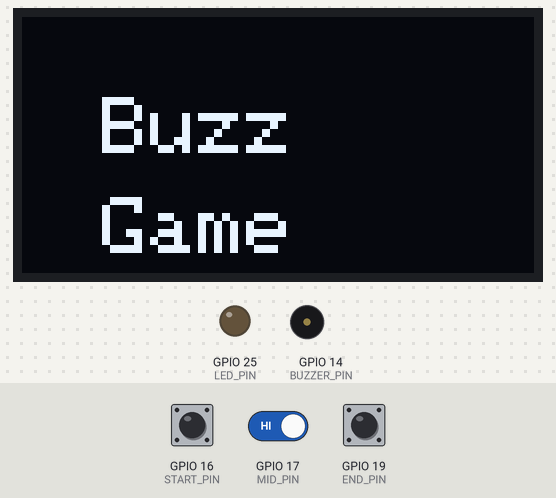
A sketch run on a simulated ESP32. Shown: 128×64 one-colour display, output pins drawn as LEDs (lit = HIGH), buzzer (waves = sounding, pin HIGH). Dashed ring = blinking. The test bench sets the inputs (shaded band); at power-on: GPIO 16 (START_PIN) HIGH, GPIO 19 (END_PIN) HIGH, GPIO 17 (MID_PIN) HIGH. The display library's start-up logo is not drawn.

Above: at 3.7 s.
3.8 s: GPIO 16 (START_PIN) pulled LOW for 0.15 s
At 4.01 s:
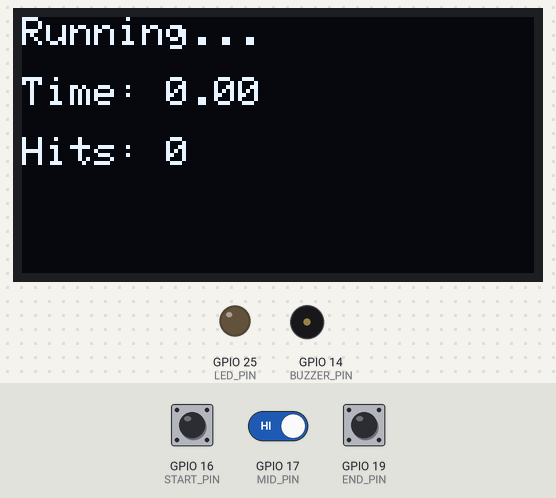
4.5 s: GPIO 19 (END_PIN) pulled LOW for 0.15 s
At 5.3 s:
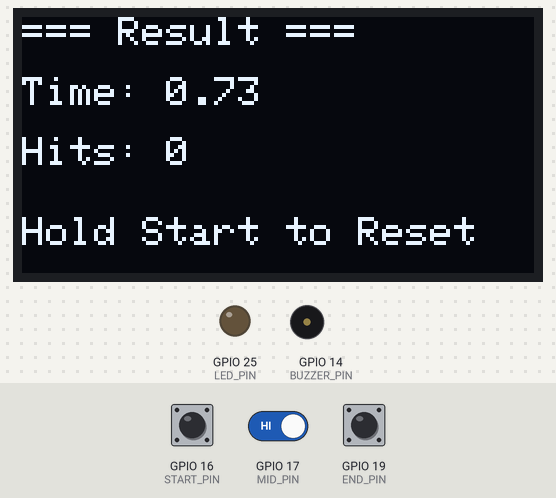
6.3 s: GPIO 16 (START_PIN) pulled LOW for 3.2 s
At 9.6 s:
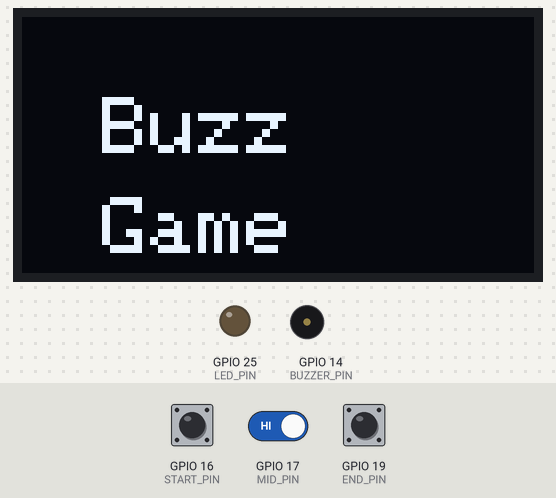
11.0 s: GPIO 16 (START_PIN) driven LOW and GPIO 17 (MID_PIN) driven LOW
At 11.37 s:
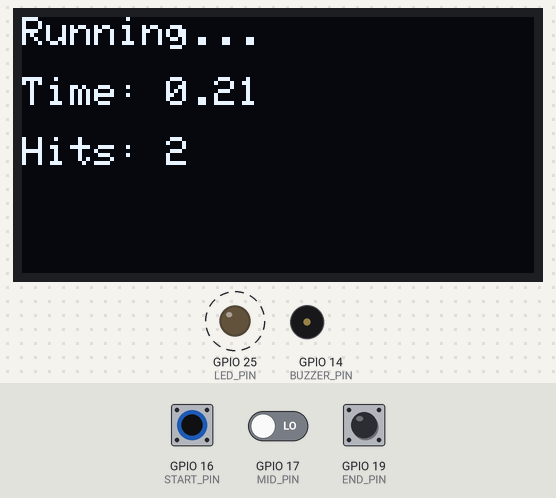
13.4 s: GPIO 17 (MID_PIN) driven HIGH
At 13.84 s:
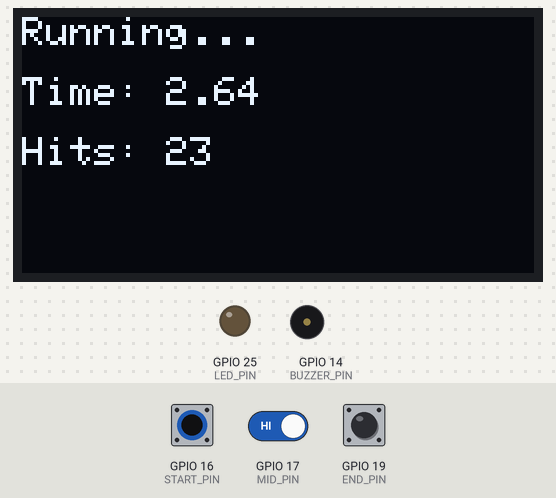
15.1 s: GPIO 19 (END_PIN) pulled LOW for 1 s
At 15.31 s:
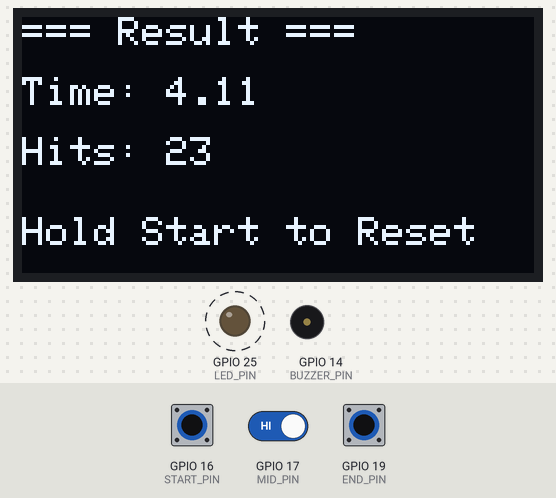
Timing chart, 0 to 18.1 s (numbered marks = the images above; inputs shaded):
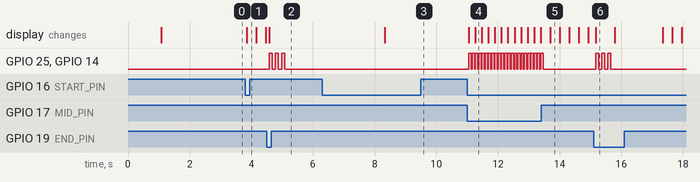

The sketch:

Game.ino
```cpp
#include <Wire.h>
#include <Adafruit_GFX.h>
#include <Adafruit_SH110X.h>

#define i2c_Address 0x3C
#define SCREEN_WIDTH 128
#define SCREEN_HEIGHT 64
#define OLED_RESET -1

Adafruit_SH1106G display(SCREEN_WIDTH, SCREEN_HEIGHT, &Wire, OLED_RESET);

// === Pin Definitions ===
#define BUZZER_PIN 14
#define LED_PIN    25
#define START_PIN  16
#define MID_PIN    17
#define END_PIN    19

// === Game Variables ===
bool gameRunning = false;
bool finished = false;
unsigned long startTime = 0;
unsigned long elapsed = 0;
unsigned long lastMidLow = 0;
int collisions = 0;

// === Timing Constants ===
const unsigned long DEBOUNCE_MS = 30;
const unsigned long BEEP_MS = 80;
const unsigned long BLINK_MS = 80;

void setup() {
  pinMode(BUZZER_PIN, OUTPUT);
  pinMode(LED_PIN, OUTPUT);
  pinMode(START_PIN, INPUT_PULLUP);
  pinMode(MID_PIN, INPUT_PULLUP);
  pinMode(END_PIN, INPUT_PULLUP);

  Wire.begin(21, 22); // SDA, SCL
  display.begin(i2c_Address, true);
  display.display();
  delay(1000);

  splashScreen();
}

void splashScreen() {
  display.clearDisplay();
  display.setTextSize(2);
  display.setTextColor(SH110X_WHITE);
  display.setCursor(20, 20);
  display.print("Buzz");
  display.setCursor(20, 45);
  display.print("Game");
  display.display();
  delay(1500);
}

void loop() {
  unsigned long now = millis();

  // Start Game
  if (!gameRunning && !finished && digitalRead(START_PIN) == LOW) {
    delay(DEBOUNCE_MS);
    if (digitalRead(START_PIN) == LOW) {
      gameRunning = true;
      collisions = 0;
      startTime = millis();
      elapsed = 0;
    }
  }

  if (gameRunning) {
    elapsed = millis() - startTime;

    display.clearDisplay();
    display.setTextSize(1);
    display.setCursor(0, 0);
    display.print("Running...");
    display.setCursor(0, 15);
    display.print("Time: ");
    display.print(elapsed / 1000.0, 2);
    display.setCursor(0, 30);
    display.print("Hits: ");
    display.print(collisions);
    display.display();

    if (digitalRead(MID_PIN) == LOW && (millis() - lastMidLow > DEBOUNCE_MS)) {
      collisions++;
      lastMidLow = millis();
      digitalWrite(BUZZER_PIN, HIGH);
      digitalWrite(LED_PIN, HIGH);
      delay(BEEP_MS);
      digitalWrite(BUZZER_PIN, LOW);
      digitalWrite(LED_PIN, LOW);
    }

    if (digitalRead(END_PIN) == LOW) {
      delay(DEBOUNCE_MS);
      if (digitalRead(END_PIN) == LOW) {
        finished = true;
        gameRunning = false;
        elapsed = millis() - startTime;
        showResult();
      }
    }
  }

  // Reset when holding START after finishing
  if (finished && digitalRead(START_PIN) == LOW) {
    static unsigned long holdStart = 0;
    if (holdStart == 0) holdStart = now;
    if (now - holdStart > 2000) {
      finished = false;
      splashScreen();
    }
  } else {
    static unsigned long holdStart = 0;
    holdStart = 0;
  }
}

void showResult() {
  display.clearDisplay();
  display.setTextSize(1);
  display.setCursor(0, 0);
  display.print("=== Result ===");
  display.setCursor(0, 15);
  display.print("Time: ");
  display.print(elapsed / 1000.0, 2);
  display.setCursor(0, 30);
  display.print("Hits: ");
  display.print(collisions);
  display.setCursor(0, 50);
  display.print("Hold Start to Reset");
  display.display();

  for (int i = 0; i < 3; i++) {
    digitalWrite(BUZZER_PIN, HIGH);
    digitalWrite(LED_PIN, HIGH);
    delay(100);
    digitalWrite(BUZZER_PIN, LOW);
    digitalWrite(LED_PIN, LOW);
    delay(100);
  }
}
```

Measured:
- after the input at 3.8 s, the display: changes after 0.06 s (image 1)
- after the input at 4.5 s, GPIO 25 (LED_PIN), GPIO 14 (BUZZER_PIN): alternates HIGH for 0.10 s and LOW for 0.10 s, 6 changes in all, then stays LOW, starting after 0.08 s; the display: changes after 0.08 s (image 2)
- after the input at 6.3 s, the display: changes after 2.0 s (image 3)
- after the input at 11.0 s, GPIO 25 (LED_PIN), GPIO 14 (BUZZER_PIN): alternates HIGH for 0.08 s and LOW for 0.03 s, starting after 0.06 s; the display: first changes after 0.06 s (image 4 shows a later state)
- after the input at 13.4 s, GPIO 25 (LED_PIN), GPIO 14 (BUZZER_PIN): goes on until 13.5 s, then stays LOW
- after the input at 15.1 s, GPIO 25 (LED_PIN), GPIO 14 (BUZZER_PIN): alternates HIGH for 0.10 s and LOW for 0.10 s, 6 changes in all, then stays LOW, starting after 0.06 s; the display: changes after 0.06 s (image 6)
- what the display in image 6 shows lasts 0.6 s, from 15.2 s to 15.8 s
